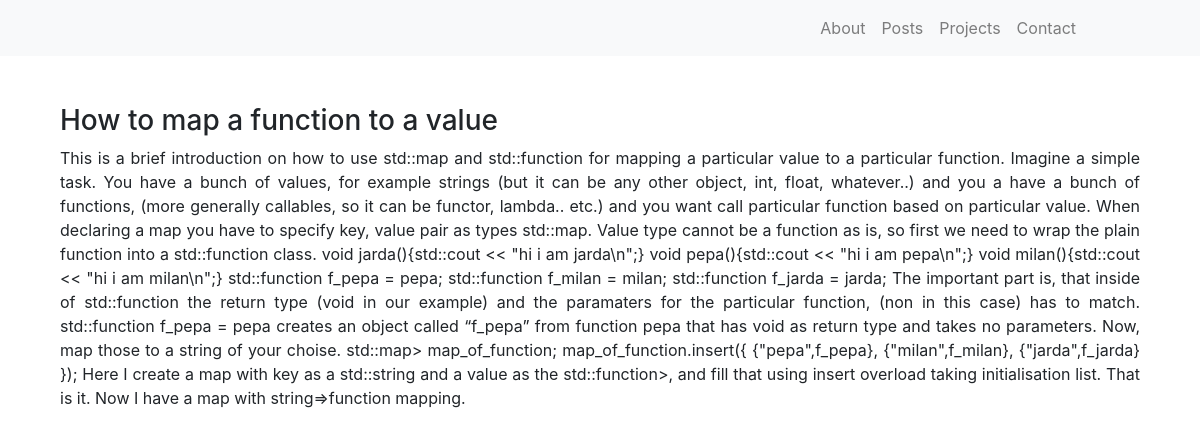
Page /post/7 on the committed database.
### application/models.py (models this page shows, shortened)
class PostModel(db.Model):
    __tablename__ = "posts"
    id = db.Column(db.Integer, primary_key=True)
    title = db.Column(db.String(128), unique=False, nullable=False)
    body = db.Column(db.Text, unique=False, nullable=False)
    tags = db.Column(db.Text, unique=False, nullable=True)
    time_posted = db.Column(db.DateTime, unique=False, nullable=False)

### application/routes.py (the view)
@app.route('/post/<int:post_id>')
def post(post_id:int):
    post = PostModel.query.get_or_404(post_id)
    return render_template("post.html", post=post)

### application/templates/post.html
{% extends 'layout.html' %}
{% block content %}
<div class="container" style="text-align: justify">
    <h3>{{ post.title }}</h3>
    <p>{{ post.body | safe }}</p>
</div>
{% endblock %}

### application/templates/layout.html (shortened to what this page needs)
<!DOCTYPE html>
<html lang="en">
<head>
    <link rel="stylesheet" href="https://stackpath.bootstrapcdn.com/bootstrap/4.5.0/css/bootstrap.min.css">
    <link rel="stylesheet" href="https://cdn.jsdelivr.net/npm/uikit@3.4.1/dist/css/uikit.min.css" />
    <link rel="stylesheet" href="{{ url_for('static', filename='css/style.css')}}">
</head>
<body>
    {% include 'partials/navbar-top.html' %}
    <div class="container pt-5">
        {% block content %} {% endblock %}
    </div>
</body>
</body>
</html>

### application/templates/partials/navbar-top.html (shortened to what this page needs)
<nav class="navbar navbar-expand-lg navbar-light bg-light">
    <div class="collapse navbar-collapse" id="navbarTogglerDemo02">
      <ul class="navbar-nav ml-auto">
        <li class="nav-item">
            <a class="nav-link" href="{{ url_for('about')}}">About</a>
          </li>
        <li class="nav-item">
          <a class="nav-link" href="{{ url_for('posts')}}">Posts</a>
        </li>
        <li class="nav-item">
            <a class="nav-link" href="{{ url_for('projects')}}">Projects</a>
        </li>
        <li class="nav-item" style="margin-right:100px" >
            <a class="nav-link" href="{{ url_for('contact')}}">Contact</a>
        </li>
      </ul>
    </div>
  </nav>

### rows in the picture
PostModel: title "How to map a function to a value", body "This is a brief introduction on how to use std::map and std::function for mapping a particular value to a particular function. Imagine a simple task. You have a bunch of values, for example strings (but it can be any other object, int, float, whatever..) and you a have a bunch of functions, (more generally callables, so it can be functor, lambda.. etc.) and you want call particular function based on particular value. When declaring a map you have to specify key, value pair as types std::map . Value type cannot be a function as is, so first we need to wrap the plain function into a std::function class. void jarda(){std::cout << \"hi i am jarda\\n\";} void pepa(){std::cout << \"hi i am pepa\\n\";}…"
